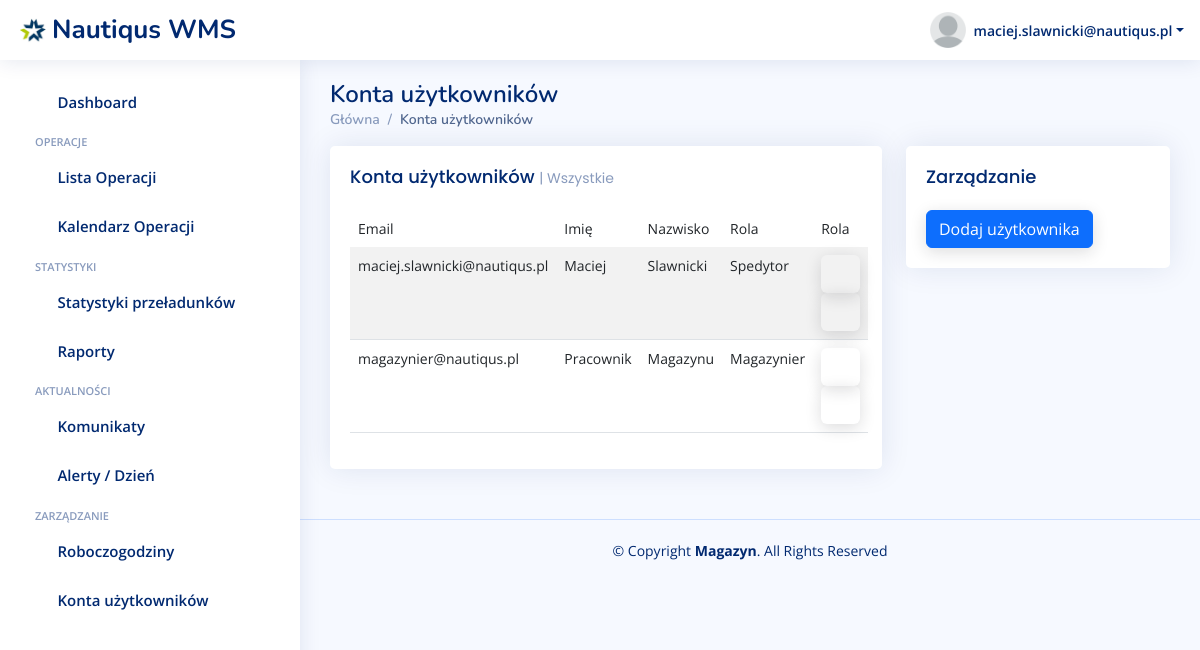
Screenshot of /uzytkownicy (signed in) with the database file from the repository.
### warehouse/models.py (models this page shows)
class CustomUser(AbstractUser):
    ROLE_CHOICES = [
        ('spedytor', 'Spedytor'),
        ('magazynier', 'Magazynier'),
    ]
    role = models.CharField(max_length=20, choices=ROLE_CHOICES, default='spedytor')

### warehouse/views.py (the view)
# urls.py: path('uzytkownicy', views.accounts, name='uzytkownicy'),
@login_required
def accounts(request, input_date=datetime.now().strftime("%Y-%m-%d")):
    users = CustomUser.objects.all()
    context = {'users': users,
               }
    return render(request, 'warehouse/accounts.html', context)

### warehouse/templates/warehouse/accounts.html (shortened to what this page needs)
{% extends 'base.html' %}
{% load static %}
{% static "" as staticUrl %}
{% block content %}
<main id="main" class="main">
    <div class="pagetitle">
        <h1>Konta użytkowników</h1>
        <nav>
            <ol class="breadcrumb">
                <li class="breadcrumb-item"><a href="index-panel.html">Główna</a></li>
                <li class="breadcrumb-item active">Konta użytkowników</li>
            </ol>
        </nav>
    </div>
    <section class="section dashboard">
        <div class="row">
            <div class="col-lg-8">
                <div class="row">
                    <div class="col-12">
                        <div class="card recent-sales ">
                            <div class="filter">
                                <a class="icon" href="#" data-bs-toggle="dropdown"><i class="bi bi-three-dots"></i></a>
                            </div>
                            <div class="card-body">
                                <h5 class="card-title">Konta użytkowników <span>| Wszystkie</span></h5>
                                <table class="table table-striped">
                                  <thead>
                                    <tr class="bg-white">
                                      <th scope="col">Email</th>
                                      <th scope="col">Imię</th>
                                      <th scope="col">Nazwisko</th>
                                      <th scope="col">Rola</th>
                                        <th scope="col">Rola</th>
                                    </tr>
                                  </thead>
                                  <tbody>
                                  {% for user in users %}
                                    <tr>
                                      <th scope="row">{{ user.email }}</th>
                                      <td>{{ user.first_name }}</td>
                                      <td>{{ user.last_name }}</td>
                                      <td>{{ user.get_role_display }}</td>
                                        <td><a class="btn "><i class="bi bi-pencil-square"></i></a><a class="btn "><i class="bi bi-trash"></i></a></td>
                                    </tr>
                                  {% endfor %}
                                  </tbody>
                                </table>
                            </div>
                        </div>
                    </div>
                </div>
            </div>
            <div class="col-lg-4">
                <div class="card">
                    <div class="filter">
                        <a class="icon" href="#" data-bs-toggle="dropdown"><i class="bi bi-three-dots"></i></a>
                    </div>
                    <div class="card-body">
                        <h5 class="card-title">Zarządzanie</h5>
                            <div class="col-6">
                                        <a href="/operacje/dodaj" class="btn btn-primary">Dodaj użytkownika</a>
                                    </div>
                    </div>
                </div>
            </div>
        </div>
    </section>
</main>
{% endblock %}

### warehouse/templates/base.html (shortened to what this page needs)
{% load static %}
<!DOCTYPE html>
<html lang="en">
<head>
    <link rel="stylesheet" href="{% static 'warehouse/assets-panel/vendor/boxicons/css/boxicons.min.css' %}">
    <link rel="stylesheet" href="{% static 'warehouse/assets-panel/vendor/quill/quill.snow.css' %}">
    <link rel="stylesheet" href="{% static 'warehouse/assets-panel/vendor/quill/quill.bubble.css' %}">
    <link rel="stylesheet" href="{% static 'warehouse/assets-panel/vendor/remixicon/remixicon.css' %}">
    <link rel="stylesheet" href="{% static 'warehouse/assets-panel/vendor/simple-datatables/style.css' %}">
    <link rel="stylesheet" href="{% static 'warehouse/time-shedule/assets/css/style.css' %}">
    <link rel="stylesheet" href="{% static 'warehouse/assets-panel/css/style.css' %}">
    <link rel="stylesheet" href="{% static 'warehouse/assets-panel/vendor/bootstrap/css/bootstrap.min.css' %}">
    <link rel="stylesheet" href="{% static 'warehouse/assets-panel/vendor/bootstrap-icons/bootstrap-icons.css' %}">
</head>
<body>
<header id="header" class="header fixed-top d-flex align-items-center">
    <div class="d-flex align-items-center justify-content-between">
        <a href="/" class="logo d-flex align-items-center">
            <img src="{% static 'warehouse/assets/img/nautiqus-logo.jpeg' %}">
            <span class="d-none d-lg-block">Nautiqus WMS</span>
        </a>
        <i class="bi bi-list toggle-sidebar-btn"></i>
    </div>
    <nav class="header-nav ms-auto">
        <ul class="d-flex align-items-center">
            <li class="nav-item dropdown pe-3">
                <a class="nav-link nav-profile d-flex align-items-center pe-0" href="#" data-bs-toggle="dropdown">
                    <img src="{% static 'warehouse/assets/img/blank-head.png' %}">
                    <span class="d-none d-md-block dropdown-toggle ps-2">{{ user.email }}</span>
                </a>
            </li>
        </ul>
    </nav>
</header>
<aside id="sidebar" class="sidebar">
    <ul class="sidebar-nav " id="sidebar-nav">
        <li class="nav-item ">
            <a class="nav-link collapsed" href="/">
                <i class="bi bi-grid"></i>
                <span>Dashboard</span>
            </a>
        </li>
        <li class="nav-heading">OPERACJE</li>
      <li class="nav-item">
        <a class="nav-link collapsed" href="/lista-operacji">
          <i class="bi bi-layout-text-window-reverse"></i>
          <span>Lista Operacji</span>
        </a>
      </li>
        <li class="nav-item">
            <a class="nav-link collapsed" data-bs-target="#operation-calendar-nav" data-bs-toggle="collapse" href="#">
              <i class="bi bi-calendar3"></i><span>Kalendarz Operacji</span><i class="bi bi-chevron-down ms-auto"></i>
            </a>
        </li>
        <li class="nav-heading">Statystyki</li>
      <li class="nav-item">
        <a class="nav-link collapsed" href="/statystyki">
          <i class="bi bi-graph-up-arrow"></i>
          <span>Statystyki przeładunków</span>
        </a>
      </li>
      <li class="nav-item">
        <a class="nav-link collapsed" href="/raporty">
          <i class="bi bi-file-earmark-text"></i>
          <span>Raporty</span>
        </a>
      </li>
    <li class="nav-heading">Aktualności</li>
        <li class="nav-item">
        <a class="nav-link collapsed" href="/komunikaty">
          <i class="bi bi-chat-left-dots"></i>
          <span>Komunikaty</span>
        </a>
      </li>
                <li class="nav-item">
        <a class="nav-link collapsed" href="/alerty">
          <i class="bi bi-exclamation-triangle"></i>
          <span>Alerty / Dzień</span>
        </a>
      </li>
      <li class="nav-heading">Zarządzanie</li>
      <li class="nav-item">
        <a class="nav-link collapsed" href="/roboczogodziny">
          <i class="bi bi-clock"></i>
          <span>Roboczogodziny</span>
        </a>
      </li>
      <li class="nav-item">
        <a class="nav-link collapsed" href="/uzytkownicy">
          <i class="bi bi-person"></i>
          <span>Konta użytkowników</span>
        </a>
      </li>
    </ul>
</aside>
{% block content %}
{% endblock %}
<footer id="footer" class="footer">
    <div class="copyright">
        &copy; Copyright <strong><span>Magazyn</span></strong>. All Rights Reserved
    </div>
    <div class="credits">
    </div>
</footer>
</body>
</html>

### warehouse/static/warehouse/assets-panel/css/style.css (style rules this page uses)
:root { scroll-behavior: smooth; }
body { font-family: "Open Sans", sans-serif; background: #f6f9ff; color: #444444; }
a { color: #4154f1; text-decoration: none; }
h1, h2, h3, h4, h5, h6 { font-family: "Nunito", sans-serif; }
#main { margin-top: 60px; padding: 20px 30px; transition: all 0.3s; }
.pagetitle { margin-bottom: 10px; }
.pagetitle h1 { font-size: 24px; margin-bottom: 0; font-weight: 600; color: #012970; }
.card { margin-bottom: 30px; border: none; border-radius: 5px; box-shadow: 0px 0 30px rgba(1, 41, 112, 0.1); }
.card-title { padding: 20px 0 15px 0; font-size: 18px; font-weight: 500; color: #012970; font-family: "Poppins", sans-serif; }
.card-title span { color: #899bbd; font-size: 14px; font-weight: 400; }
.card-body { padding: 0 20px 20px 20px; }
.breadcrumb { font-size: 14px; font-family: "Nunito", sans-serif; color: #899bbd; font-weight: 600; }
.breadcrumb a { color: #899bbd; transition: 0.3s; }
.breadcrumb .breadcrumb-item::before { color: #899bbd; }
.breadcrumb .active { color: #51678f; font-weight: 600; }
.logo { line-height: 1; }
@media (min-width: 1200px) { .logo { width: 280px; } }
.logo img { max-height: 26px; margin-right: 6px; }
.logo span { font-size: 26px; font-weight: 700; color: #012970; font-family: "Nunito", sans-serif; }
.header { transition: all 0.5s; z-index: 997; height: 60px; box-shadow: 0px 2px 20px rgba(1, 41, 112, 0.1); background-color: #fff; padding-left: 20px; }
.header .toggle-sidebar-btn { font-size: 32px; padding-left: 10px; cursor: pointer; color: #012970; }
.header-nav ul { list-style: none; }
.header-nav>ul { margin: 0; padding: 0; }
.header-nav .nav-profile { color: #012970; }
.header-nav .nav-profile img { max-height: 36px; }
.header-nav .nav-profile span { font-size: 14px; font-weight: 600; }
.sidebar { position: fixed; top: 60px; left: 0; bottom: 0; width: 300px; z-index: 996; transition: all 0.3s; padding: 20px; overflow-y: auto; scrollbar-width: thin; scrollbar-color: #aab7cf transparent; box-shadow: 0px 0px 20px rgba(1, 41, 112, 0.1); background-color: #fff; }
@media (min-width: 1200px) { #main, #footer { margin-left: 300px; } }
.sidebar-nav { padding: 0; margin: 0; list-style: none; }
.sidebar-nav li { padding: 0; margin: 0; list-style: none; }
.sidebar-nav .nav-item { margin-bottom: 5px; }
.sidebar-nav .nav-heading { font-size: 11px; text-transform: uppercase; color: #899bbd; font-weight: 600; margin: 10px 0 5px 15px; }
.sidebar-nav .nav-link { display: flex; align-items: center; font-size: 15px; font-weight: 600; color: #4154f1; transition: 0.3; background: #f6f9ff; padding: 10px 15px; border-radius: 4px; }
.sidebar-nav .nav-link i { font-size: 16px; margin-right: 10px; color: #4154f1; }
.sidebar-nav .nav-link.collapsed { color: #012970; background: #fff; }
.sidebar-nav .nav-link.collapsed i { color: #899bbd; }
.sidebar-nav .nav-link .bi-chevron-down { margin-right: 0; transition: transform 0.2s ease-in-out; }
.dashboard .filter { position: absolute; right: 0px; top: 15px; }
.dashboard .filter .icon { color: #aab7cf; padding-right: 20px; padding-bottom: 5px; transition: 0.3s; font-size: 16px; }
.dashboard .recent-sales { font-size: 14px; }
.dashboard .recent-sales .table thead { background: #f6f6fe; }
.dashboard .recent-sales .table thead th { border: 0; }
.footer { padding: 20px 0; font-size: 14px; transition: all 0.3s; border-top: 1px solid #cddfff; }
.footer .copyright { text-align: center; color: #012970; }
.footer .credits { padding-top: 5px; text-align: center; font-size: 13px; color: #012970; }

### rows the page displays
CustomUser: email "maciej.slawnicki@nautiqus.pl", first_name "Maciej", last_name "Slawnicki", role "Spedytor"
CustomUser: email "magazynier@nautiqus.pl", first_name "Pracownik", last_name "Magazynu", role "Magazynier"
